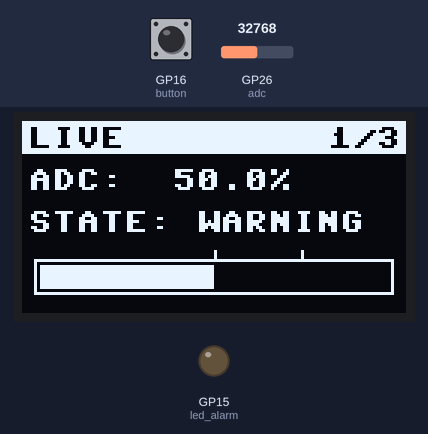
This program was run on a simulated Raspberry Pi Pico running MicroPython. Shown: 128×64 one-colour display, output pins drawn as LEDs (lit = HIGH). Inputs (shaded band) come from the test bench; at power-on: GP26 (adc) = 32768, GP16 (button) HIGH (analog values on the 0–65535 scale). Library files of the repository ran but are not shown: ssd1306.py; what the program prints to the serial console is not drawn.

Above: at 1.2 s.
1.3 s: GP26 (adc) set to 48640
At 2.0 s:
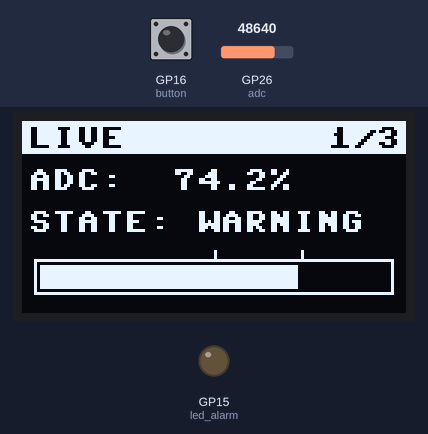
2.8 s: GP26 (adc) set to 50304
At 3.3 s:
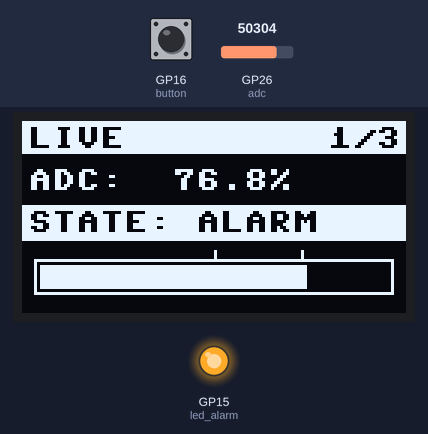
4.3 s: GP16 (button) pulled LOW for 0.15 s
At 4.7 s:
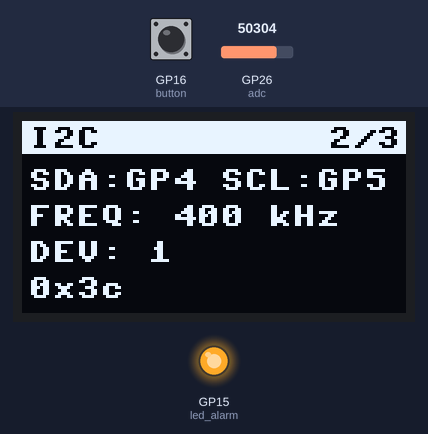
5.9 s: GP16 (button) pulled LOW for 1 s
At 6.03 s:
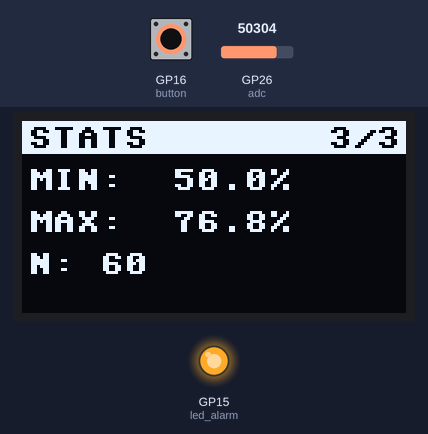
7.5 s: GP26 (adc) set to 19660
At 8.14 s:
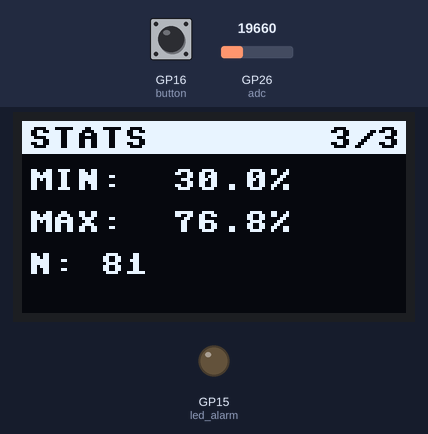
9.3 s: GP16 (button) pulled LOW for 0.15 s
At 10.5 s:
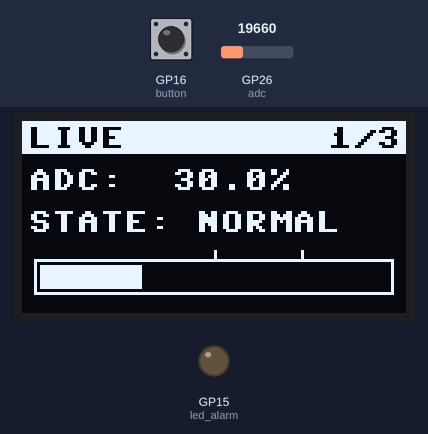
Timing chart, 0 to 11.9 s (numbered marks = the images above; inputs shaded):
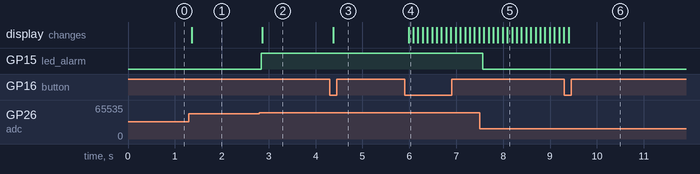

The program:

main.py
```python
# =========================================================================
#  RETO 10 - Smart I2C HMI Monitor
#  Sesion 10: Comunicacion I2C + OLED HMI
#  Angel Rugerio Jiménez #201720
# =========================================================================

from machine import Pin, I2C, ADC
from ssd1306 import SSD1306_I2C
from time import ticks_ms, ticks_diff, sleep_ms

# ===== Hardware =====
SDA_PIN = 4
SCL_PIN = 5
I2C_FREQ = 400_000
OLED_ADDR = 0x3C                        # Si el scan reporta 0x3D, cambiarlo aqui

i2c = I2C(0, scl=Pin(SCL_PIN), sda=Pin(SDA_PIN), freq=I2C_FREQ)
adc = ADC(26)                           # GP26 - ADC0, cursor del potenciometro
button = Pin(16, Pin.IN, Pin.PULL_UP)   # GP16 - boton: libre = 1, presionado = 0
led_alarm = Pin(15, Pin.OUT)            # GP15 - LED rojo (solo en ALARM)

# ===== Parametros =====
WARNING = 50        # % a partir del cual el estado es WARNING
ALARM = 75          # % a partir del cual el estado es ALARM
PAGES = 3           # LIVE, I2C, STATS

sensor_period = 100     # ms -> 10 Hz
button_period = 50      # ms -> 20 Hz
display_period = 100    # ms -> 10 Hz
log_period = 1000       # ms -> 1 Hz

# ===== Scan: si la OLED no responde, no tiene caso seguir =====
devices = i2c.scan()
print("RETO 10 - Smart I2C HMI Monitor")
print(f"I2C listo: SDA=GP{SDA_PIN}, SCL=GP{SCL_PIN}, freq={I2C_FREQ // 1000} kHz")
print("Encontrados:", len(devices))
print("Decimal:", devices)
print("Hex:", [hex(address) for address in devices])

if OLED_ADDR not in devices:
    raise RuntimeError(f"OLED {hex(OLED_ADDR)} no detectada: revisa SDA/SCL/VCC/GND")

oled = SSD1306_I2C(128, 64, i2c, addr=OLED_ADDR)

# ===== Estado compartido entre tareas =====
page = 0
last_button = 1
raw_value = 0
percent_value = 0.0
state = "INIT"
samples = 0
min_value = 100.0
max_value = 0.0

# Cuando le toca a cada tarea
next_sensor = ticks_ms()
next_button = ticks_ms()
next_display = ticks_ms()
next_log = ticks_ms()


# ¿Ya llego (o ya paso) el momento target?
def due(now, target):
    return ticks_diff(now, target) >= 0


# ===== Decision =====
# Del umbral mas alto al mas bajo
def classify(percent):
    if percent >= ALARM:
        return "ALARM"
    elif percent >= WARNING:
        return "WARNING"
    else:
        return "NORMAL"


# ===== Dibujo =====
# Todo esto dibuja en RAM (framebuffer). A la OLED llega hasta oled.show().

# Franja superior invertida: titulo de la pagina y en cual vamos
def draw_header(title, number):
    oled.fill_rect(0, 0, 128, 11, 1)
    oled.text(title, 2, 2, 0)
    oled.text(f"{number}/{PAGES}", 102, 2, 0)


# Marco de 120 px, relleno proporcional en los 116 px de adentro y dos marcas
# arriba de la barra para ver donde empiezan WARNING y ALARM
def draw_bar(percent):
    x, y, w, h = 4, 46, 120, 12
    oled.rect(x, y, w, h, 1)
    inner = int((w - 4) * percent / 100)
    oled.fill_rect(x + 2, y + 2, inner, h - 4, 1)

    for mark in (WARNING, ALARM):
        oled.vline(x + 2 + (w - 4) * mark // 100, y - 3, 3, 1)


def draw_live(percent, state):
    draw_header("LIVE", 1)
    oled.text("ADC: {:5.1f}%".format(percent), 2, 16)

    # En ALARM el renglon se invierte: se distingue sin tener que leerlo
    if state == "ALARM":
        oled.fill_rect(0, 28, 128, 12, 1)
        oled.text("STATE: " + state, 2, 30, 0)
    else:
        oled.text("STATE: " + state, 2, 30)

    draw_bar(percent)


def draw_i2c():
    draw_header("I2C", 2)
    oled.text(f"SDA:GP{SDA_PIN} SCL:GP{SCL_PIN}", 2, 16)
    oled.text(f"FREQ: {I2C_FREQ // 1000} kHz", 2, 28)
    oled.text(f"DEV: {len(devices)}", 2, 40)
    oled.text(",".join(hex(address) for address in devices), 2, 52)


def draw_stats():
    draw_header("STATS", 3)
    oled.text("MIN: {:5.1f}%".format(min_value), 2, 16)
    oled.text("MAX: {:5.1f}%".format(max_value), 2, 30)
    oled.text(f"N: {samples}", 2, 44)


def draw_page(page, percent, state):
    if page == 0:
        draw_live(percent, state)
    elif page == 1:
        draw_i2c()
    else:
        draw_stats()


# ===== Tareas =====
# El sensor sigue midiendo aunque la pagina visible sea otra
def sensor_task():
    global raw_value, percent_value, state
    global samples, min_value, max_value

    raw_value = adc.read_u16()
    percent_value = raw_value * 100 / 65535
    state = classify(percent_value)

    samples += 1
    min_value = min(min_value, percent_value)
    max_value = max(max_value, percent_value)

    led_alarm.value(state == "ALARM")


# El boton se lee cada 50 ms y solo cuenta el CAMBIO 1 -> 0 (flanco de bajada):
# una pulsacion = una pagina, aunque se mantenga presionado.
def button_task():
    global page, last_button

    current_button = button.value()

    if last_button == 1 and current_button == 0:
        page = (page + 1) % PAGES
        print("Cambio a PAGE", page + 1)

    last_button = current_button


# Regla mental de la clase: limpiar -> dibujar -> show
def display_task():
    oled.fill(0)
    draw_page(page, percent_value, state)
    oled.show()


def log_task():
    print("raw=", raw_value,
          "percent=", round(percent_value, 1),
          "state=", state,
          "min=", round(min_value, 1),
          "max=", round(max_value, 1),
          "samples=", samples,
          "page=", page + 1)


# ===== Inicio =====
print(f"Umbrales: WARNING >= {WARNING}% | ALARM >= {ALARM}%")
print("Boton: cambia de pagina LIVE -> I2C -> STATS -> LIVE")

# Scheduler cooperativo del Reto 08: cada vuelta revisa a quien le toca.
# El unico sleep es de 2 ms, para no girar el loop en vacio.
while True:
    now = ticks_ms()

    if due(now, next_sensor):
        sensor_task()
        next_sensor = now + sensor_period

    if due(now, next_button):
        button_task()
        next_button = now + button_period

    if due(now, next_display):
        display_task()
        next_display = now + display_period

    if due(now, next_log):
        log_task()
        next_log = now + log_period

    sleep_ms(2)
```

Measured:
- the behaviour switches between 49136 and 49152 on GP26 (adc) (found by bisection; images 1 and 2)
- after the input at 1.3 s, the display: changes after 0.06 s (image 1)
- after the input at 2.8 s, GP15 (led_alarm): LOW → HIGH at once; the display: changes after 0.07 s (image 2)
- after the input at 4.3 s, the display: changes after 0.07 s (image 3)
- after the input at 5.9 s, the display: changes after 0.08 s (image 4)
- after the input at 7.5 s, GP15 (led_alarm): HIGH → LOW after 0.06 s
- after the input at 9.3 s, the display: changes after 0.09 s (image 6)
